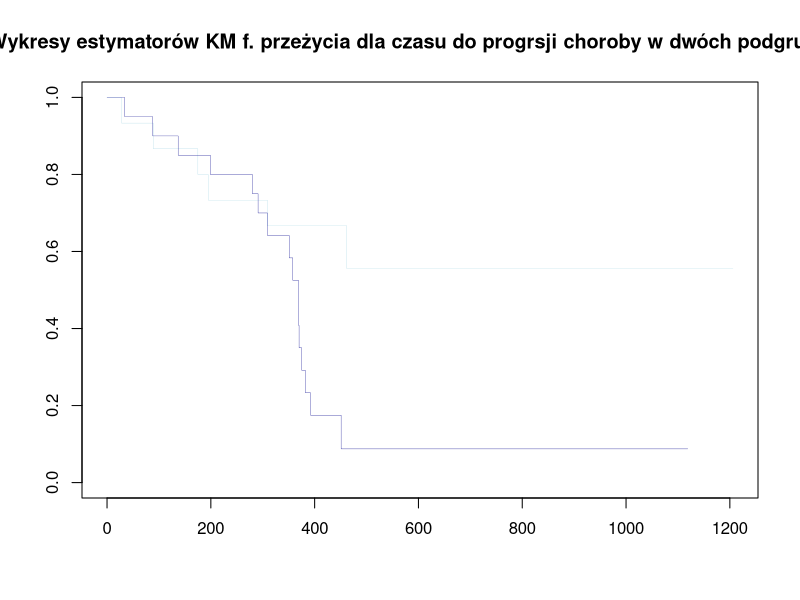
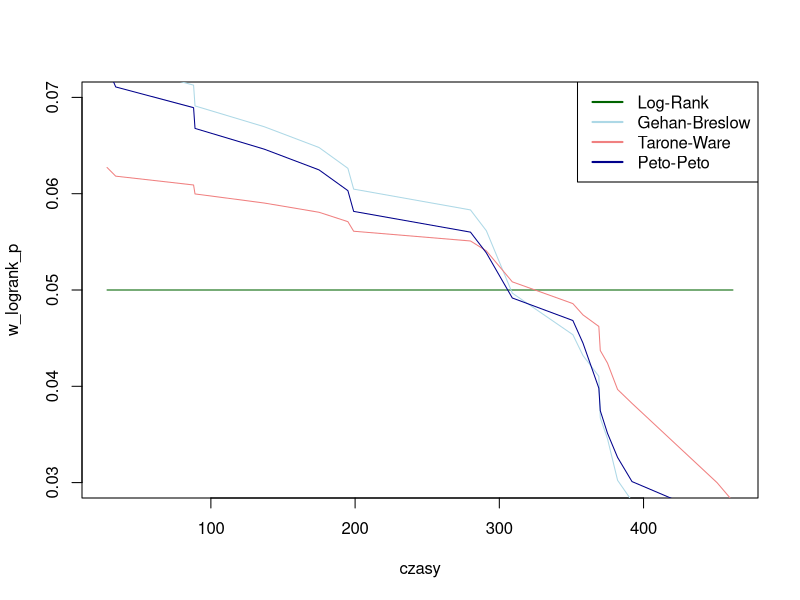

Write the R code that produced these figures, in order.
## ---- chunk 1
knitr::opts_chunk$set(warning = FALSE, message = FALSE) 
knitr::opts_chunk$set(fig.pos = "H", out.extra = "", fig.align = "center")
library(knitr)
library(kableExtra)
## ---- chunk 2
pacjentki_niski_stopien <- c("28", "89", "175", "195", "309", 
                             "377+", "393+", "421+", "447+",
                             "462", "709+", "744+", "770+", 
                             "1106+", "1206+")

pacjentki_wysoki_stopien <- c("34", "88", "137", "199", "280",
                              "291", "299+", "300+", "309",
                              "351", "358", "369", "369", "370", 
                              "375", "382", "392",
                              "429+", "451", "1119+")

pacjentki_all <- c(pacjentki_niski_stopien,pacjentki_wysoki_stopien)
ramka_grupa<- function(dane,k,m){
  # dane przekształcone na ramkę danych, kolmuny: grupa,czas, delta
  czas <- numeric(length(dane))
  delta <- numeric(length(dane))
  for (i in 1:length(dane)) {
    if (grepl("\\+$", dane[i])) {  
      czas[i] <- as.numeric(sub("\\+$", "", dane[i])) 
      delta[i] <- 0
    } else {
      czas[i] <- as.numeric(dane[i])
      delta[i] <- 1
    }
  }
  grupa <- factor(rep(c("Niski","Wysoki"), times = c(k,m)))
  dane_ramka <- data.frame(grupa= grupa, czas = czas, delta = delta)
  dane_ramka <- dane_ramka[order(dane_ramka$czas), ]

}
dane <- ramka_grupa(pacjentki_all, length(pacjentki_niski_stopien), length(pacjentki_wysoki_stopien))


## ---- chunk 3
library(coin)
logrank_test <- logrank_test(Surv(czas,delta)~grupa,data=dane,type='logrank')
gehan_breslow_test <- logrank_test(Surv(czas,delta)~grupa,data=dane,type='Gehan-Breslow')
tarone_ware_test <- logrank_test(Surv(czas,delta)~grupa,data=dane,type='Tarone-Ware')
peto_peto_test <- logrank_test(Surv(czas,delta)~grupa,data=dane,type='Peto-Peto')
## ---- chunk 4
p_logrank <- pvalue(logrank_test)
p_gehan <- pvalue(gehan_breslow_test)
p_tarone <- pvalue(tarone_ware_test)
p_peto <- pvalue(peto_peto_test)
wyniki_tabela <- data.frame(
  Test = c("Log-Rank", "Gehan-Breslow", "Tarone-Ware", "Peto-Peto"),
  P_value = c(p_logrank, p_gehan, p_tarone, p_peto)
)

wyniki_tabela
## ---- chunk 5
wynik <- survfit(Surv(czas,delta)~grupa, data = dane)
plot(wynik, main = "Wykresy estymatorów KM f. przeżycia dla czasu do progrsji choroby w dwóch podgrupach", col = c("lightblue","darkblue"),lwd = 0.3)
## ---- chunk 6
ramka <- function(dane){
  # dane przekształcone na ramkę danych, kolmuny: czas, delta
  czas <- numeric(length(dane))
  delta <- numeric(length(dane))
  for (i in 1:length(dane)) {
    if (grepl("\\+$", dane[i])) {  
      czas[i] <- as.numeric(sub("\\+$", "", dane[i])) 
      delta[i] <- 0
    } else {
      czas[i] <- as.numeric(dane[i])
      delta[i] <- 1
    }
  }
  dane_ramka <- data.frame(czas = czas, delta = delta)
  dane_ramka <- dane_ramka[order(dane_ramka$czas), ]

}

dane <- ramka(pacjentki_all)
km_fit <- survfit(Surv(czas,delta)~1, data=dane)
cenz <- km_fit$n.event>0
## ---- chunk 7
czasy <- km_fit$time[cenz == TRUE]
pstwa <- km_fit$surv[cenz==TRUE]
r <- km_fit$n.risk[cenz==TRUE]

d <- length(czasy)

w_logrank <- rep(1, d)
w_gehan_breslow <- r
w_tarone_ware <- sqrt(r)
w_peto_peto <- pstwa

w_logrank_p <- rep(1, d)/sum(w_logrank)
w_gehan_breslow_p <- r / sum(w_gehan_breslow)
w_tarone_ware_p <- sqrt(r) / sum(w_tarone_ware)
w_peto_peto_p <- pstwa / sum(w_peto_peto) 
## ---- chunk 8
#plot(czasy, w_logrank, type="l")
#lines(czasy, w_gehan_breslow, type="l") 
#lines(czasy, w_tarone_ware, type="l") 
#lines(czasy, w_peto_peto, type="l") 



plot(czasy, w_logrank_p, type="l", col="darkgreen")
lines(czasy, w_gehan_breslow_p, type="l", col="lightblue") 
lines(czasy, w_tarone_ware_p, type="l", col="lightcoral") 
lines(czasy, w_peto_peto_p, type="l", col="darkblue") 
legend("topright", legend = c("Log-Rank","Gehan-Breslow", "Tarone-Ware", "Peto-Peto"),
       col = c("darkgreen","lightblue", "lightcoral", "darkblue"),lty = 1,lwd = 2)
